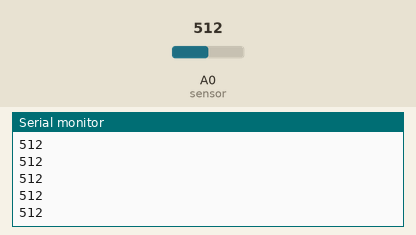
A sketch run on a simulated Arduino Uno, built with avr-gcc and run on an emulated ATmega328P. Shown: the last lines printed to the serial monitor. Inputs (shaded band) come from the test bench; at power-on: A0 (sensor) = 512.

Above: at 1.2 s.
1.3 s: A0 (sensor) set to 716
At 1.31 s:
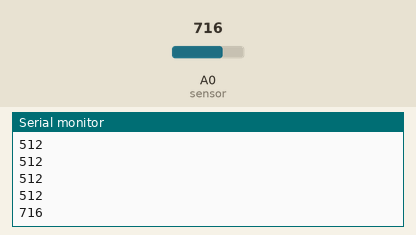
2.8 s: A0 (sensor) set to 900
At 2.81 s:
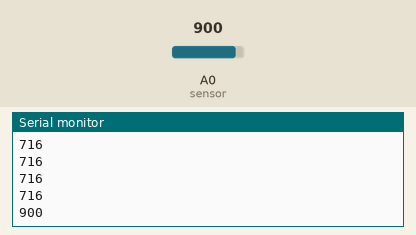
Timing chart, 0 to 5.8 s (numbered marks = the images above; inputs shaded):
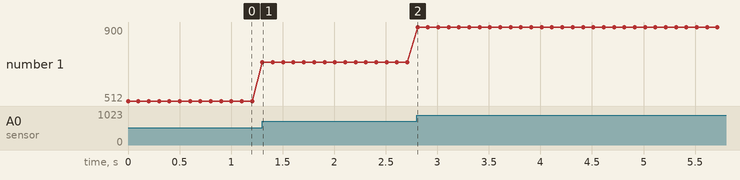

Measured:
- after the input at 1.3 s, the serial monitor: prints a new line at once (image 1)
- after the input at 2.8 s, the serial monitor: prints a new line at once (image 2)
- plotted number 1: 512 → 716 after the input at 1.3 s, 716 → 900 after the input at 2.8 s

The sketch:

FlameSensorRev1.ino
```cpp
// Flame sensor Code
// RBE 2002 Team 5
// Claire Sellen, Kayla Swiston, Eula Zhong

//lowest and highest sensor readings
const int flameSensorMin = 0;
const int flameSensorMax = 1024;    // subject to change

void setup() {
  // put your setup code here, to run once:
  Serial.begin(9600);   // print sensor output
}

void loop() {
  // put your main code here, to run repeatedly:
  int flameSensorReading = analogRead(A0);   // read sensor on pin A0

  Serial.println(flameSensorReading);     // print sensor reading to serial
  delay(100);
  // map sensor range 0-3 ft
  //int range = map(flameSensorReading, flameSensorMin, flameSensorMax,  0, 3);
}
```
